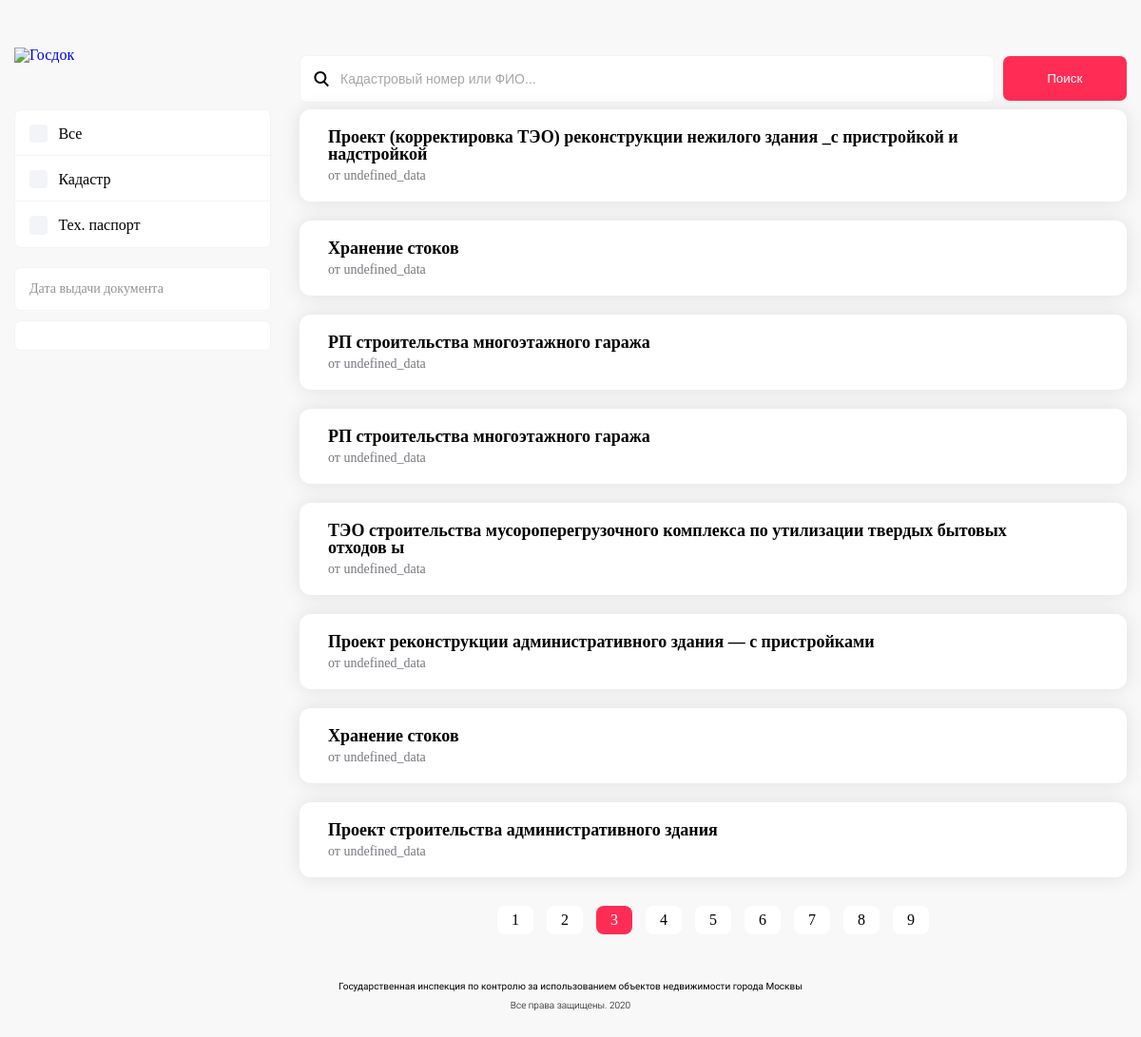
The page /dashboard?page=3 on the database its author committed.
### application/model/Classes/CLASS1Collection.py (models this page shows)
class CLASS1Collection(Base):
    __tablename__ = "class1"
    id = Column(Integer, primary_key=True)
    number = Column(String)  # Идентификационный номер документа
    imagepath = Column(String)  # Ориг. данные
    district = Column(String)  # Административный округ
    region = Column(String)  # Район
    address = Column(String)  # Адрес
    objectname = Column(String)  # Наименование объекта
    objectpurpose = Column(String)  # Функциональное назначение объекта

### application/dashboard/view/views.py (the view)
def dashboard():
    model = GlobalApplicationModel()
    return render_template("index.html", model=model)

### application/model/Classes/CLASS1Collection.py (called while the page is built)
    @property
    def type_doc(self) -> str:
        return "Свидетельство об утверждении архитектурно-градостроительного решения"

    @property
    def num_doc(self) -> str:
        return self.number if self.number else "Пусто"

    @property
    def date_doc(self) -> int:
        return 1

    @property
    def institution(self) -> str:
        return "Комитет по архитектуре и градостроительству г. Москвы"

    @property
    def class_id(self):
        return "class1"

### application/model/GlobalApplicationModel.py (called while the page is built)
def init(collection) -> BaseDocument:
    if isinstance(collection, CLASS1Collection):
        return CLASS1Document(**vars(collection))

def session_closure(function):
    def wrapper(self, *args):
        session.close()
        return function(self)
    return wrapper

    @session_closure
    def __fetch_documents(self) -> [BaseDocument]:
        return [init(collection) for document in self.__collections for collection in session.query(document).all()]

    def __documentsPagination(self):
        page = request.args.get("page")
        if page and int(page):
            self.__current_page = int(page)
        else:
            self.__current_page = 1
        self.__pages = self.count // 8 + 1
        return self.__documents[0:8] if self.current_page == 1 else self.__documents[
                                                                    self.current_page * 8:self.current_page * 8 + 8]

    @property
    def count(self) -> int:
        return len(self.__documents)

    @property
    def documentsWithPagination(self):
        return self.__documentsForDashboard

    @property
    def pages(self) -> int:
        return self.__pages

    @property
    def current_page(self) -> int:
        return self.__current_page

### application/dashboard/templates/index.html (shortened to what this page needs)
{% extends "base.html" %}
{% block content %}
    {% for document in model.documentsWithPagination %}
    <div class="item d-flex flex-wrap">
        <div class="name">
            <a href="#">
                {{document.objectname}}
                <span class="desc">от undefined_data</span>
            </a>
        </div>
        <div class="controls">
            <a href="javascript:void(0);" class="download"></a>
        </div>
    </div>
    {% endfor %}
    <div class="pagination">
        <ul class="d-flex d-flex justify-content-center">
            {% for page in range(1, model.pages) %}
                {%if page == model.current_page %}
                    <li class="active"><a href="#">{{page}}</a></li>
                {% else %}
                    <li><a href="?page={{page}}">{{page}}</a></li>
                {%endif%}
            {%endfor%}
        </ul>
    </div>
{% endblock %}

### application/static/css/desktop.css (style rules this page uses)
html, body, div, span, applet, object, iframe, h1, h2, h3, h4, h5, h6, p, blockquote, pre, a, abbr, acronym, address, big, cite, code, del, dfn, em, img, ins, kbd, q, s, samp, small, strike, strong, sub, sup, tt, var, b, u, i, center, dl, dt, dd, ol, ul, li, fieldset, form, label, legend, table, caption, tbody, tfoot, thead, tr, th, td, article, aside, canvas, details, embed, figure, figcaption, footer, header, hgroup, menu, nav, output, ruby, section, summary, time, mark, audio, video { margin: 0; padding: 0; border: 0; font-size: 100%; font: inherit; vertical-align: baseline; }
body { line-height: 1; font-family: 'SF UI Text'; position:relative; background-color:#F8F8F8; color:#000; }
body a { text-decoration:none; }
ol, ul { list-style: none; }
.search.results .res-items .item { background: #fff; padding: 20px 30px; box-shadow: 0px 0px 20px rgba(0, 0, 0, 0.1); border-radius: 12px; margin-bottom: 20px; }
.search.results .res-items .item .name { width: 90%; }
.search.results .res-items .item .controls { width: 10%; text-align: right; }
.search.results .res-items .item a { color:#000; font-size:18px; font-weight:600; }
.search.results .res-items .item a .desc { display:block; font-size:14px; color:#77767E; font-weight:400; margin-top: 7px; }
.search.results .res-items .item .controls .download { background: url(../img/icons/down-circle.svg) no-repeat; background-size: 100%; width: 22px; height: 24px; content: ''; display: inline-block; margin: 8px 0px 0px 6px; }
.search.results .pagination { text-align:center; margin-top: 30px; }
.search.results .pagination ul li a { display: inline-block; background: #fff; padding: 6px 15px; border-radius: 8px; color: #000; line-height: normal; margin: 0px 7px; }
.search.results .pagination ul li.active a { background: #ff2d55; color: #fff; }

### rows shown on the page
CLASS1Collection: objectname "Проект (корректировка ТЭО) реконструкции нежилого здания _с пристройкой и надстройкой"
CLASS1Collection: objectname "Хранение стоков"
CLASS1Collection: objectname "РП строительства многоэтажного гаража"
CLASS1Collection: objectname "РП строительства многоэтажного гаража"
CLASS1Collection: objectname "ТЭО строительства мусороперегрузочного комплекса по утилизации твердых бытовых отходов ы"
CLASS1Collection: objectname "Проект реконструкции административного здания — с пристройками"
CLASS1Collection: objectname "Хранение стоков"
CLASS1Collection: objectname "Проект строительства административного здания"

### other values the page prints
{{ page }} "1" "2" "4" "5" "6" "7" "8" "9"
{{ page }} "3"
